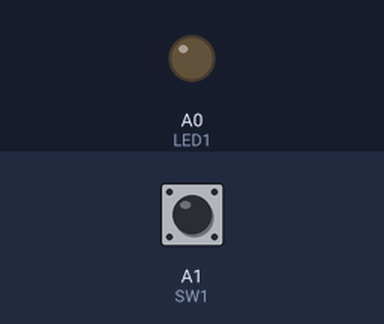
This sketch was run on a simulated Arduino Uno, built with avr-gcc and run on an emulated ATmega328P. Parts: output pins drawn as LEDs (lit = HIGH). Dashed ring = blinking. The test bench sets the inputs (shaded band); at power-on: A1 (SW1) LOW.

Above: at 1.2 s.
1.3 s: A1 (SW1) pulled HIGH for 0.15 s
At 1.42 s:
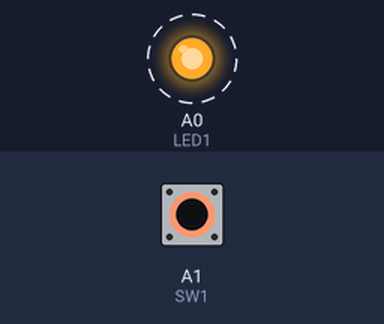
4.3 s: A1 (SW1) pulled HIGH for 1 s
At 7.0 s:
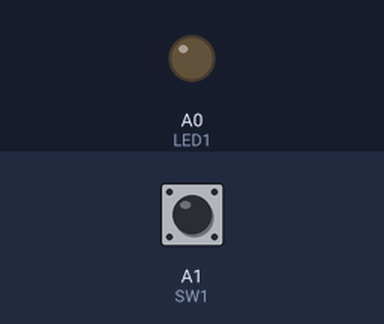
7.3 s: A1 (SW1) pulled HIGH for 3.2 s
At 7.42 s:
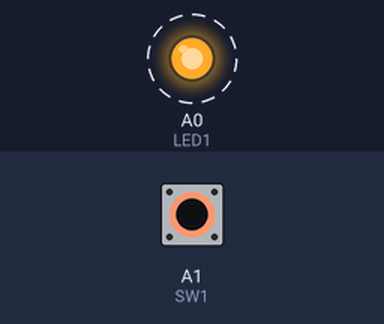
Timing chart, 0 to 13.6 s (numbered marks = the images above; inputs shaded):
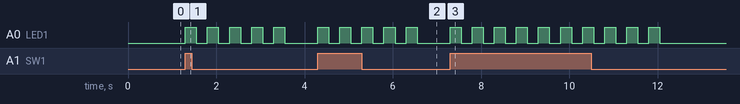

Measured:
- after the input at 1.3 s, A0 (LED1): alternates HIGH for 0.25 s and LOW for 0.25 s, 10 changes in all, then stays LOW, starting at once
- after the input at 4.3 s, A0 (LED1): alternates HIGH for 0.25 s and LOW for 0.25 s, 10 changes in all, then stays LOW, starting at once
- after the input at 7.3 s, A0 (LED1): alternates HIGH for 0.25 s and LOW for 0.25 s, 20 changes in all, then stays LOW, starting at once

The sketch:

KTR-1_2.ino
```cpp
const int LED1 = 14;
const int LED2 = 15;
const int BUZZ = 5;
const int Trig = 7;
const int AIN1 = 3;
const int AIN2 = 6;
const int BIN1 = 9;
const int BIN2 = 10;
const int VR = A0;
const int SW1 = A1;
const int SW2 = A2;
const int ECHO = 8;

bool SW1_State = 0;         //プッシュボタンステータスを読み取るための変数

void setup() {
  // LEDピンを出力として初期化します
  pinMode(LED1, OUTPUT);
  //押しボタンピンを入力として初期化します
  pinMode(SW1, INPUT);
}

void loop() {
  //プッシュボタン値の状態を読み取ります
  SW1_State = digitalRead(SW1);

 //押しボタンが押されているかどうかを確認します。
  if (SW1_State == HIGH) {
    // LEDを5回点滅させます。
    for (int i=0; i <= 4; i++){
    digitalWrite(LED1, HIGH);
    delay(250);
    digitalWrite(LED1, LOW);
    delay(250);
   }
  } else {
    // LEDをオフにします：
    digitalWrite(LED1, LOW);
  }
}
```
